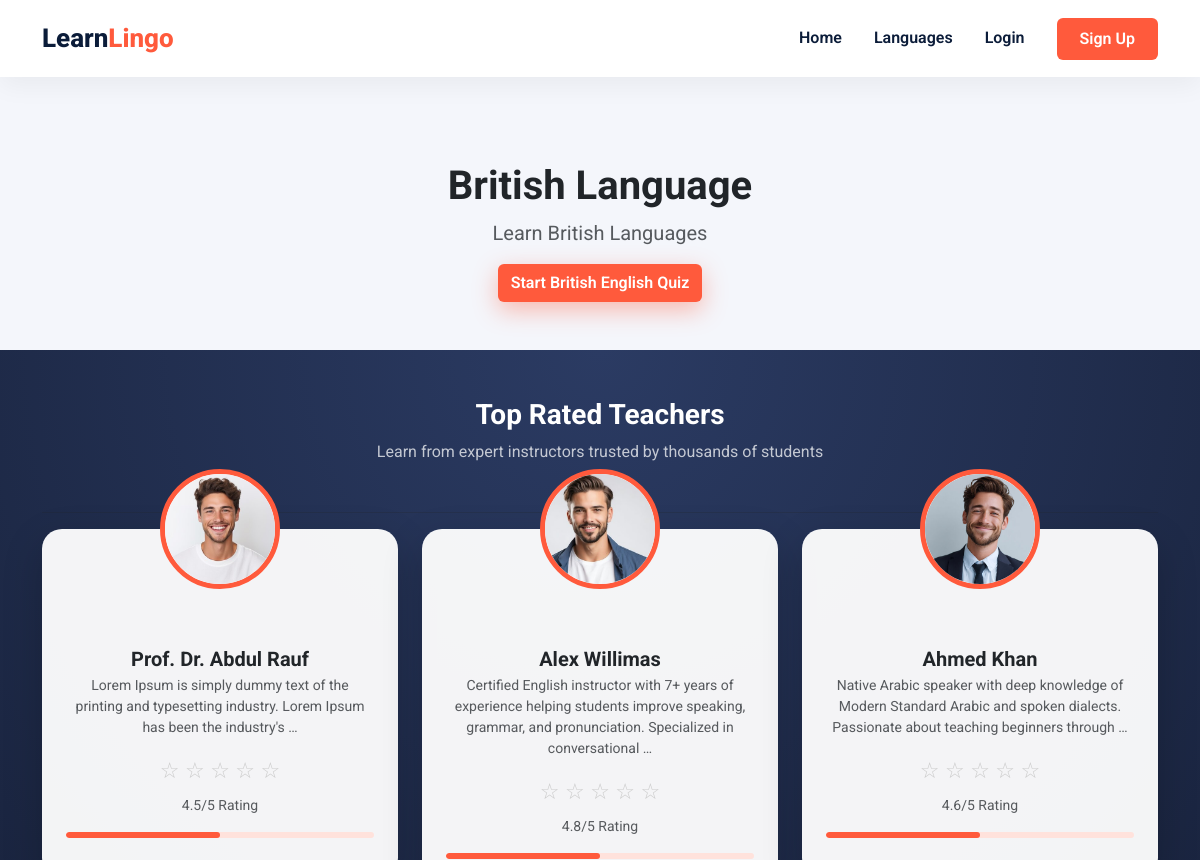
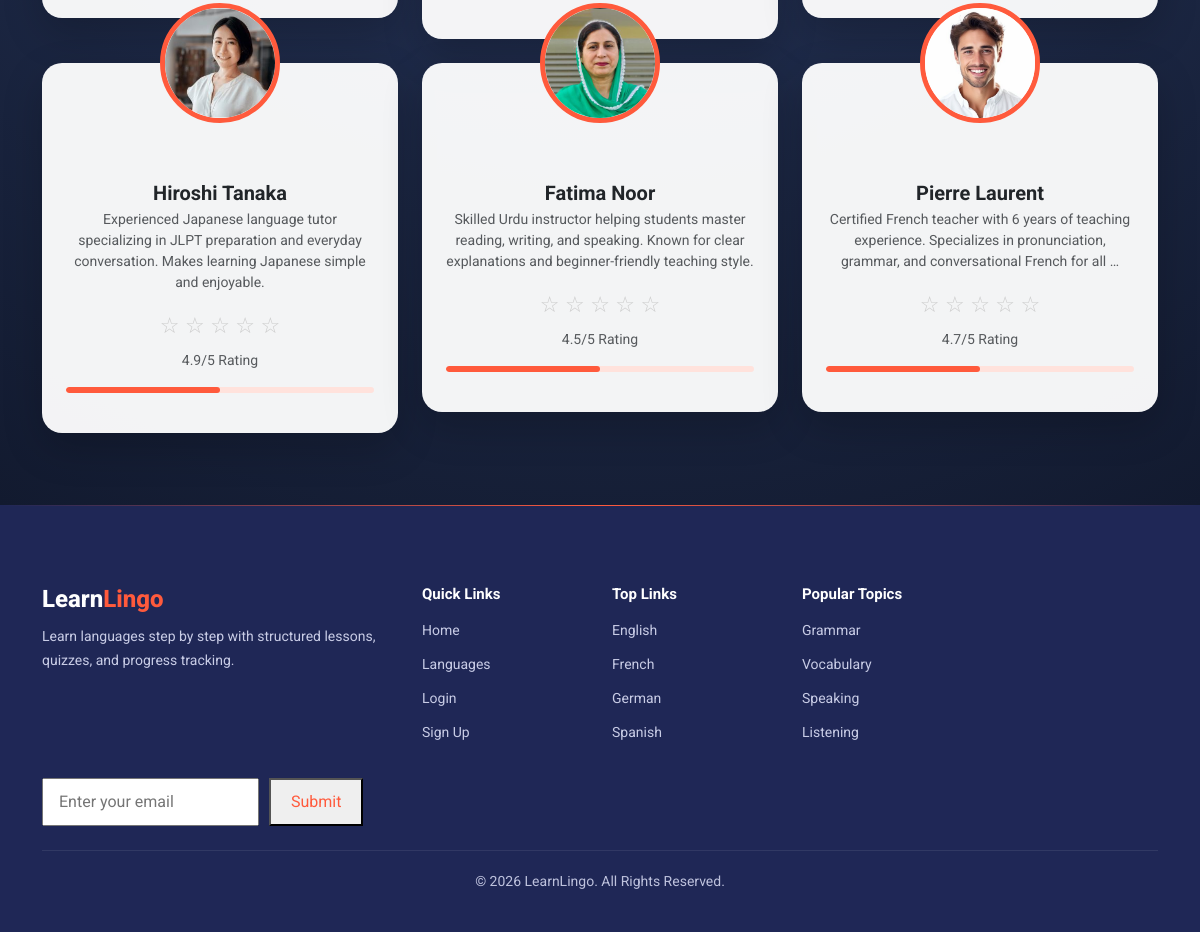
Page /language/1/ on the committed database (2 pictures, top to bottom).
### courses/models.py (models this page shows, shortened)
class Language(models.Model):
    name = models.CharField(max_length=50)
    description = models.TextField()
    icon = models.ImageField(upload_to='language_icons/', blank=True, null=True)

class Teacher(models.Model):
    name = models.CharField(max_length=100)
    bio = models.TextField()
    rating = models.FloatField(default=4.5)
    photo = models.ImageField(upload_to='teachers/', blank=True, null=True)

### courses/views.py (the view)
# urls.py: path('language/<int:id>/', views.language_detail, name='language_detail'),
def language_detail(request, id):
    language = Language.objects.get(id=id)
    courses = Course.objects.filter(language=language)
    teachers = Teacher.objects.all()
    for teacher in teachers:
        teacher.rating_percent = teacher.rating * 20
    return render(request, 'courses/language_detail.html', {
        'language': language,
        'courses': courses,
        'teachers': teachers
    })

### accounts/templates/courses/language_detail.html (shortened to what this page needs)
{% load static %}
<!DOCTYPE html>
<html lang="en">
<head>
  <link href="https://cdn.jsdelivr.net/npm/bootstrap@5.3.0/dist/css/bootstrap.min.css" rel="stylesheet">
</head>
<body>
<nav class="navbar navbar-expand-lg fixed-top custom-navbar">
  <div class="container">
    <a class="navbar-brand" href="/">Learn<span>Lingo</span></a>
    <div class="collapse navbar-collapse" id="nav">
      <ul class="navbar-nav ms-auto">
        <li class="nav-item"><a class="nav-link" href="/">Home</a></li>
        <li class="nav-item"><a class="nav-link" href="{% url 'languages_list' %}">Languages</a></li>
        <li class="nav-item"><a class="nav-link" href="{% url 'login' %}">Login</a></li>
        <li class="nav-item ms-3">
          <a class="btn nav-signup" href="{% url 'register' %}">Sign Up</a>
        </li>
      </ul>
    </div>
  </div>
</nav>
<br>{% block content %}
<div class="container mt-5" data-aos="fade-up" data-aos-duration="1200">
  <div class="text-center mb-5">
    <h2 class="fw-bold display-6">{{ language.name }}</h2>
    <p class="text-muted fs-5">{{ language.description }}</p>
    {% if "British" in language.name %}
      <a href="{% url 'british_quiz_question' 0 %}" class="btn btn-orange">
        Start British English Quiz
      </a>
    {% elif "Spanish" in language.name %}
      <a href="{% url 'spanish_quiz' %}" class="btn btn-orange">
        Start Spanish Quiz
      </a>
       {% elif "Chinese" in language.name %}
      <a href="{% url 'chinese_quiz_start' %}" class="btn btn-orange">
        Start Chinese Quiz
      </a>
      {% elif "russian" in language.name|lower %}
  <a href="{% url 'russian_quiz_start' %}" class="btn btn-orange">
    Start Russian Quiz
  </a>
{% endif %}
  </div>
</div>
<section class="teacher-feature py-5">
  <div class="container">
    <div class="text-center mb-5">
      <h3 class="fw-bold text-white">Top Rated Teachers</h3>
      <p class="text-light opacity-75">
        Learn from expert instructors trusted by thousands of students
      </p>
    </div>
    <div class="row justify-content-center">
      {% for teacher in teachers %}
      <div class="col-lg-4 col-md-6 mb-4">
        <div class="teacher-card position-relative text-center">
          {% if teacher.photo %}
          <div class="teacher-img-wrapper">
            <img src="{{ teacher.photo.url }}" alt="teacher">
          </div>
          {% endif %}
          <div class="teacher-content p-4 pt-5">
            <h5 class="fw-bold mb-1 text-dark">{{ teacher.name }}</h5>
            <p class="text-muted small mb-3">
              {{ teacher.bio|truncatewords:18 }}
            </p>
            <div class="stars mb-2">
              {% for i in "12345" %}
                {% if teacher.rating|floatformat:0 >= forloop.counter %}
                  <span class="star filled">★</span>
                {% else %}
                  <span class="star">☆</span>
                {% endif %}
              {% endfor %}
            </div>
            <small class="text-muted d-block mb-3">
              {{ teacher.rating }}/5 Rating
            </small>
            <div class="progress mb-3">
              <div class="progress-bar" style="width: {{ teacher.rating|floatformat:0 }}0%;">
              </div>
            </div>
          </div>
        </div>
      </div>
      {% endfor %}
    </div>
  </div>
</section>
{% endblock %}
<footer class="site-footer" data-aos="fade-up" data-aos-duration="1000">
      <div class="container">
        <div class="row">
          <div class="col-lg-4 col-md-6 mb-4" data-aos="fade-right">
            <h5 class="footer-brand">Learn<span>Lingo</span></h5>
            <p class="footer-text">
              Learn languages step by step with structured lessons, quizzes, and
              progress tracking.
            </p>
          </div>
          <div class="col-lg-2 col-md-6 mb-4">
            <h6 class="footer-title">Quick Links</h6>
            <ul class="footer-links">
              <li><a href="/">Home</a></li>
              <li><a href="{% url 'languages_list' %}">Languages</a></li>
              <li><a href="{% url 'login' %}">Login</a></li>
              <li><a href="{% url 'register' %}">Sign Up</a></li>
            </ul>
          </div>
          <div class="col-lg-2 col-md-6 mb-4">
            <h6 class="footer-title">Top Links</h6>
            <ul class="footer-links">
              <li><a href="#">English</a></li>
              <li><a href="#">French</a></li>
              <li><a href="#">German</a></li>
              <li><a href="#">Spanish</a></li>
            </ul>
          </div>
          <div class="col-lg-2 col-md-6 mb-4">
            <h6 class="footer-title">Popular Topics</h6>
            <ul class="footer-links">
              <li><a href="#">Grammar</a></li>
              <li><a href="#">Vocabulary</a></li>
              <li><a href="#">Speaking</a></li>
              <li><a href="#">Listening</a></li>
            </ul>
          </div>
          <form class="form-inline">
            <input
              type="email"
              placeholder="Enter your email"
              class="email-input"
            />
            <button type="submit" class="submit-btn">Submit</button>
          </form>
        </div>
        <div class="footer-bottom text-center mt-4">
          © {{ year|default:2026 }} LearnLingo. All Rights Reserved.
        </div>
      </div>
    </footer>
</body>
</html>

### accounts/templates/courses/language_detail.html (style rules this page uses)
body { font-family: 'Roboto', sans-serif; background: #f4f6fb; }
.custom-navbar { background:#fff; box-shadow: 0 8px 25px rgba(0,0,0,0.05); padding: 14px 0; }
.navbar-brand { font-size: 26px; font-weight: 800; color: #0b1c39 !important; }
.navbar-brand span { color: #ff5a3c; }
.nav-link { color: #0b1c39 !important; font-weight: 600; margin: 0 8px; }
.nav-signup { background: #ff5a3c; color: #fff; padding: 8px 22px; border-radius: 6px; font-weight: 600; }
.teacher-feature { background: radial-gradient(circle at top, #2b3b63, #121a2f); }
.btn-orange { background:#ff5a3c; color:#fff; font-weight:600; box-shadow:0 8px 25px rgba(255,90,60,.4); }
.teacher-card { background:rgba(255,255,255,.95); border-radius:20px; padding-top:70px; transition:.4s ease; box-shadow:0 15px 40px rgba(0,0,0,.2); }
.teacher-img-wrapper { position:absolute; top:-60px; left:50%; transform:translateX(-50%); width:120px; height:120px; border-radius:50%; overflow:hidden; border:5px solid #ff5a3c; background:#fff; }
.teacher-img-wrapper img { width:100%; height:100%; object-fit:cover; }
.teacher-content { border-radius:20px; }
.stars { font-size:22px; }
.star { color:#ccc; }
.progress { height:6px; background:#ffe2dc; border-radius:10px; }
.progress-bar { background:#ff5a3c; border-radius:10px; transition:width .5s ease; }
.site-footer { background: #1f2756; padding: 80px 0 40px; color: #e6e9ff; position: relative; }
.site-footer::before { content: ""; position: absolute; top: 0; left: 0; width: 100%; height: 1px; background: linear-gradient(90deg, transparent, #ff5a3c, transparent); }
.footer-brand { font-size: 24px; font-weight: 800; color: #ffffff; margin-bottom: 12px; }
.footer-brand span { color: #ff5a3c; }
.footer-text { font-size: 14px; line-height: 1.7; opacity: 0.85; max-width: 420px; }
.footer-title { font-size: 15px; font-weight: 700; color: #ffffff; margin-bottom: 15px; }
.footer-links { list-style: none; padding: 0; margin: 0; }
.footer-links li { margin-bottom: 10px; }
.footer-links a { color: #e6e9ff !important; font-size: 14px; text-decoration: none; opacity: 0.85; transition: all 0.3s ease; }
.form-inline { display: flex; align-items: center; gap: 10px; }
.email-input { padding: 10px 15px; font-size: 16px; }
.submit-btn { padding: 10px 20px; font-size: 16px; cursor: pointer; color: #ff5a3c; }
.footer-bottom { margin-top: 30px; padding-top: 20px; border-top: 1px solid rgba(255, 255, 255, 0.1); font-size: 14px; opacity: 0.8; }

### rows in the picture
Language: name "British Language", description "Learn British Languages"
Teacher: photo (picture), name "Prof. Dr. Abdul Rauf", bio "Lorem Ipsum is simply dummy text of the printing and typesetting industry. Lorem Ipsum has been the industry's …", rating "4.5"
Teacher: photo (picture), name "Alex Willimas", bio "Certified English instructor with 7+ years of experience helping students improve speaking, grammar, and pronunciation. Specialized in conversational …", rating "4.8"
Teacher: photo (picture), name "Ahmed Khan", bio "Native Arabic speaker with deep knowledge of Modern Standard Arabic and spoken dialects. Passionate about teaching beginners through …", rating "4.6"
Teacher: photo (picture), name "Hiroshi Tanaka", bio "Experienced Japanese language tutor specializing in JLPT preparation and everyday conversation. Makes learning Japanese simple and enjoyable.", rating "4.9"
Teacher: photo (picture), name "Fatima Noor", bio "Skilled Urdu instructor helping students master reading, writing, and speaking. Known for clear explanations and beginner-friendly teaching style.", rating "4.5"
Teacher: photo (picture), name "Pierre Laurent", bio "Certified French teacher with 6 years of teaching experience. Specializes in pronunciation, grammar, and conversational French for all …", rating "4.7"

### other values in the picture
{{ year|default:2026 }} "2026"
